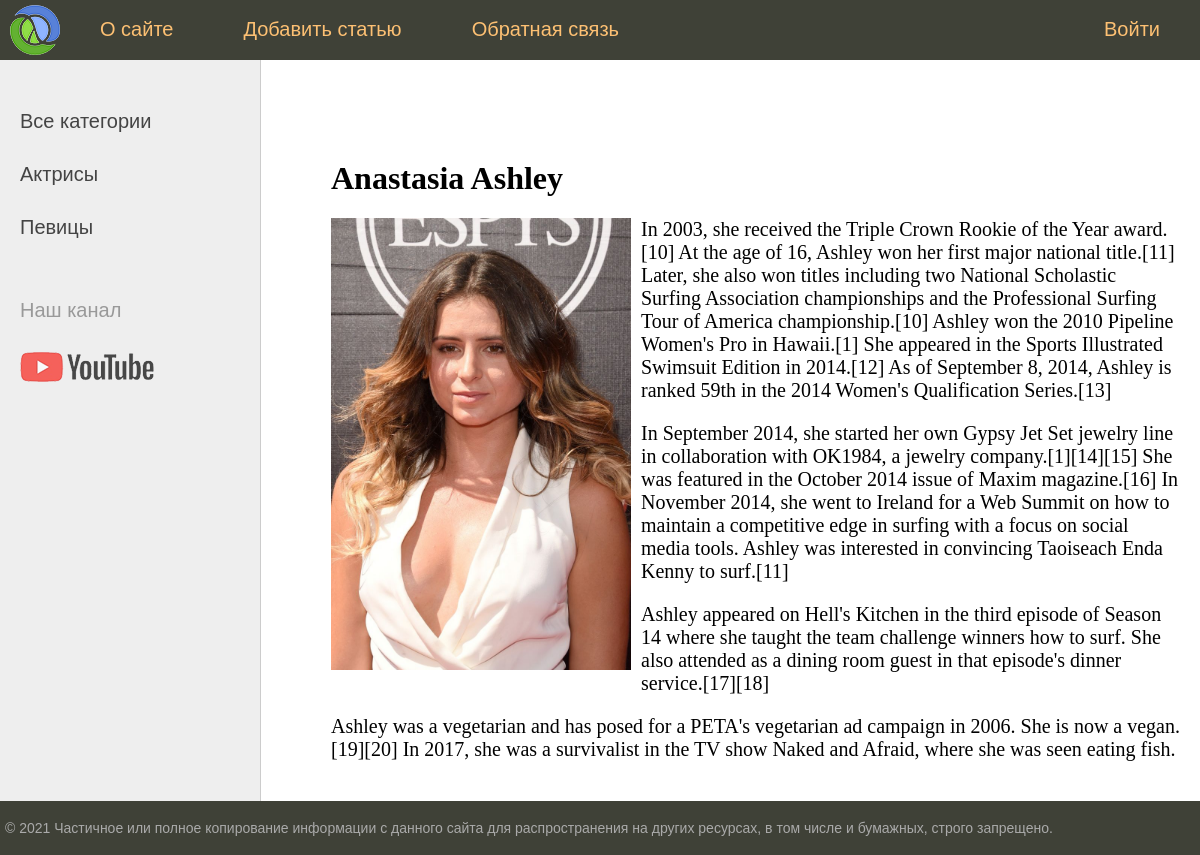
The page /womans/post/Anastasia_Ashley/ on the database its author committed.
### blogWoman/models.py (models this page shows, shortened)
class Category(models.Model):
    name = models.CharField(max_length=100, db_index=True, verbose_name="Категория")
    slug = models.SlugField(max_length=255, unique=True, db_index=True, verbose_name="URL")
    def get_absolute_url(self):
        return reverse('category', kwargs={'cat_slug': self.slug})
    class Meta:
        verbose_name = 'Категория'
        verbose_name_plural = 'Категории'
        ordering = ['id']

class Women(models.Model):
    title = models.CharField(max_length=255, verbose_name="Заголовок")
    slug = models.SlugField(max_length=255, unique=True, db_index=True, verbose_name="URL")
    content = models.TextField(blank=True, verbose_name="Текст статьи")
    photo = models.ImageField(upload_to="photos/%Y/%m/%d/", verbose_name="Фото")
    time_create = models.DateTimeField(auto_now_add=True, verbose_name="Время создания")
    time_update = models.DateTimeField(auto_now=True, verbose_name="Время изменения")
    is_published = models.BooleanField(default=True, verbose_name="Публикация")
    cat = models.ForeignKey('Category', on_delete=models.PROTECT, verbose_name="Категории")
    def __str__(self):
        return self.title
    class Meta:
        verbose_name = 'Известные женщины'
        verbose_name_plural = 'Известные женщины'
        ordering = ['-time_create', 'title']

### blogWoman/views.py (the view)
# urls.py: path('post/<slug:post_slug>/', ShowPost.as_view(), name='post'),
class ShowPost(DetailView):
    model = Women
    template_name = 'women/post.html'
    slug_url_kwarg = 'post_slug'
    context_object_name = 'post'
    def get_context_data(self, *, object_list=None, **kwargs):
        context = super().get_context_data(**kwargs)
        context['title'] = context['post']
        context['menu'] = menu
        return context

### blogWoman/templatetags/women_tags.py (called while the page is built)
@register.inclusion_tag('women/list_categories.html')
def show_categories(sort=None, cat_selected=0):
    if not sort:
        cats = Category.objects.all()
    else:
        cats = Category.objects.order_by(sort)
    return {"cats": cats, "cat_selected": cat_selected}

### blogWoman/templates/women/post.html
{% extends 'women/base.html' %}
{% block content %}
<h1>{{post.title}}</h1>
{% if post.photo %}
<p><img class="img-article-left" src="{{post.photo.url}}"></p>
{% endif %}
{{post.content|linebreaks}}
{% endblock %}

### blogWoman/templates/women/list_categories.html
{% for c in cats %}
	{% if c.pk == cat_selected %}
		<li class="selected">{{c.name}}</li>
	{% else %}
		<li><a href="{{ c.get_absolute_url }}">{{c.name}}</a></li>
	{% endif %}
{% endfor %}

### blogWoman/static/women/css/styles.css (style rules this page uses)
html, body { font-family: 'Arial'; margin: 0; padding: 0; height: 100%; width: 100%; color: #444; }
a { color: #0059b2; text-decoration: none; }
img { max-width: 600px; height: auto; }
img.img-article-left { max-width: 300px; height: auto; float: left; padding: 0 10px 10px 0; }
.left-chapters ul li { margin: 30px 0 0 0; color: #999; }
.left-chapters ul li a { color: #444; text-decoration: none; }
.content-text h1 { font-size: 32px; }

### rows shown on the page
Category: name "Актрисы"
Category: name "Певицы"
Women: title "Anastasia Ashley", photo (picture), content "In 2003, she received the Triple Crown Rookie of the Year award.[10] At the age of 16, Ashley won her first major national title.[11] Later, she also won titles including two National Scholastic Surfing Association championships and the Professional Surfing Tour of America championship.[10] Ashley won the 2010 Pipeline Women's Pro in Hawaii.[1] She appeared in the Sports Illustrated Swimsuit Edition in 2014.[12] As of September 8, 2014, Ashley is ranked 59th in the 2014 Women's Qualification Series.[13] In September 2014, she started her own Gypsy Jet Set jewelry line in collaboration with OK1984, a jewelry company.[1][14][15] She was featured in the October 2014 issue of Maxim…"

### other values the page prints
{{ m.title }} "О сайте" "Добавить статью" "Обратная связь"
{{ m.title }} "Войти"
